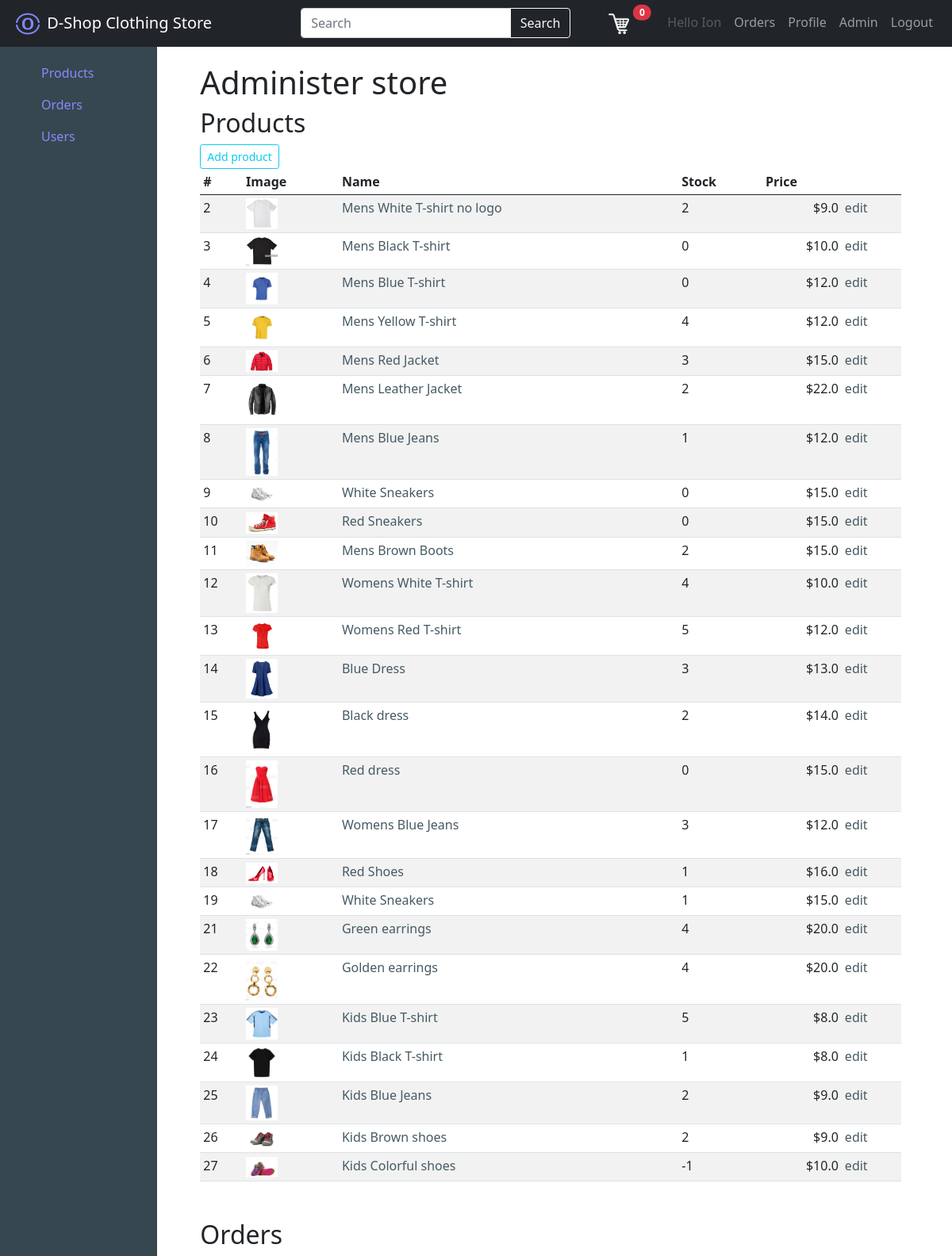
The page /admin (signed in, upper part) on the database its author committed.
### tables this page shows
CREATE TABLE "users" (
	"userId"	INTEGER,
	"password"	TEXT,
	"email"	TEXT,
	"fName"	TEXT,
	"lName"	TEXT,
	"addr1"	TEXT,
	"addr2"	TEXT,
	"zip"	TEXT,
	"city"	TEXT,
	"county"	TEXT,
	"country"	TEXT,
	"mobile"	TEXT,
	PRIMARY KEY("userId")
);

CREATE TABLE "prods" (
	"prodId"	INTEGER,
	"name"	TEXT,
	"price"	REAL,
	"descr"	TEXT,
	"img"	TEXT,
	"stock"	INTEGER,
	"categId"	INTEGER,
	PRIMARY KEY("prodId"),
	FOREIGN KEY("categId") REFERENCES "categs"("categId")
);

### main.py (the view)
@app.route("/admin", methods=["GET"])
def admin():
    prodId = request.args.get("prodId")
    loggedIn, fName, itemsNo, userId, isAdmin = getLoginDetails()
    if isAdmin:
        with sqlite3.connect('database.db') as cnn:
            crs = cnn.cursor()
            crs.execute('''SELECT
                            prodId as prodId, name, price, descr, img, stock
                        FROM prods''')
            products = crs.fetchall()
            crs.execute('''SELECT
                            orderId, dateTime, totalPrice, fName, lName
                        FROM orders
                        LEFT JOIN users ON
                            orders.userId = users.userId
                        order by dateTime desc ''')
            orders = crs.fetchall()
            crs.execute('''SELECT userId, email, fName, lName from users''')
            users = crs.fetchall()
            return render_template("admin.html", products=products, orders=orders, users=users, loggedIn=loggedIn, fName=fName, itemsNo=itemsNo, isAdmin=isAdmin)
    else:
        return render_template("errorMessage.html", title="Not allowed", message="You dont' have the right to access this page!",  loggedIn=loggedIn, fName=fName, itemsNo=itemsNo, isAdmin=isAdmin)

### main.py (called while the page is built)
def getLoginDetails():
    isAdmin = False
    with sqlite3.connect('database.db') as cnn:
        crs = cnn.cursor()
        if 'email' not in session:
            loggedIn = False
            fName = ''
            itemsNo = 0
            userId = 0
        else:
            loggedIn = True
            crs.execute('SELECT userId, fName FROM users WHERE email = ?', (session['email'], ))
            userId, fName = crs.fetchone()
            crs.execute('SELECT count(prodId) FROM cart WHERE userId = ?', (userId, ))
            itemsNo = crs.fetchone()[0]
            crs.execute('SELECT role from users_roles WHERE userId = ?', (userId, ))
            role = crs.fetchone()
            if role:
                isAdmin = (role[0] == 'admin')
    cnn.close()
    return (loggedIn, fName, itemsNo, userId, isAdmin)

### templates/admin.html (shortened to what this page needs)
{% extends "main.html" %}
{% block body %}
<h1>Administer store</h1>
	<h2 id="products">Products</h2>
	<a class="btn-sm btn btn-outline-info" href="/add">Add product</a>
	<table class="table table-striped table-sm compact" id="products-admin">
		<thead>
			<th>#</th>
			<th>Image</th>
			<th>Name</th>
			<th>Stock</th>
			<th>Price</th>
			<th>&nbsp;</th>
		</thead>
		<tbody>
	{% for p in products %}
		<tr>
			<td>{{p[0]}}</td>
			<td>
				<a href="/productDescription?prodId={{p[0]}}">
					<img class="productImage" src={{ url_for('static', filename='uploads/' + p[4]) }} id="itemImage" />
				</a>
			</td>
			<td>
				<a href="/productDescription?prodId={{p[0]}}">
					{{p[1]}}
				</a>
			</td>
			<td>
				{{p[5]}}
			</td>
			<td class="text-end">
				${{p[2]}}
			</td>
			<td>
				<a href="/edit?prodId={{p[0]}}">edit</a>
			</td>
		</tr>
	{% endfor %}
		</tbody>
	</table>
	<h2 id="orders" class="mt-5">Orders</h2>
</div>
{% endblock %}

### templates/menu.html
<nav class="navbar fixed-top  navbar-expand-lg navbar-dark bg-dark justify-content-between">
    <a class="navbar-brand mx-3" href="/">
        <img class="mx-1" id="logo" src={{ url_for('static', filename='images/logo.png' ) }} width="30" height="30"
            class="d-inline-block align-top" />
        D-Shop Clothing Store
    </a>
    <form class=" w-100 mx-5" action="/search" method="POST">
        <div class="flex-row  w-80  ml-auto mr-auto input-group mx-5">
            <input class="form-control mr-sm-2 flex-grow-1" type="search" placeholder="Search" aria-label="Search" value="{% if searchQuery is not none %}{{searchQuery}}{% endif %}" name="searchQuery">
            <button class="btn btn-outline-light my-2 my-sm-0" type="submit">Search</button>
        </div>
    </form>
    <ul class="navbar-nav mr-auto mx-3">
        <li class="nav-item mx-4 text-nowrap" style="width: 50px">
            <a class="nav-link text-nowrap  position-relative" href="/cart">
                <img width="26px" src={{url_for('static', filename='images/shoppingCart.png' )}}  />
                 <span class="position-absolute top-5 start-100 translate-middle badge rounded-pill bg-danger">{{itemsNo}}</span>
            </a>
        </li>
        {% if not loggedIn %}
            <li class="nav-item text-nowrap">
                <a class="nav-link" href="/loginForm">Sign In</a>
            </li>
        {% else %}
            <li class="nav-item text-white text-nowrap">
               <a class="nav-link disabled" > Hello {{fName}}</a>
            </li>
            <li class="nav-item text-nowrap">
                <a class="nav-link" href="/account/orders">Orders</a>
            </li>
            <li class="nav-item text-nowrap">
                <a class="nav-link" href="/account/profile/edit">Profile</a>
            </li>
            {% if isAdmin %}
            <li class="nav-item text-nowrap">
                <a class="nav-link" href="/admin">Admin</a>
            </li>
            {% endif %}
            <li class="nav-item text-nowrap">
                <a class="nav-link" href="/logout">Logout</a>
            </li>
        {% endif %}
    </ul>
</nav>

### static/css/darius.css (style rules this page uses)
.productImage { width: 100%; }
#products-admin .productImage { width: 40px; }
#order-history a, #order-history a:visited, #order-history a:link, #products-admin a, #products-admin a:visited, #products-admin a:link { text-decoration: none; color:#455A64; }

### rows shown on the page
users: fName "Ion"
prods: prodId "2", img (picture), name "Mens White T-shirt no logo", stock "2", price "9.0"
prods: prodId "3", img (picture), name "Mens Black T-shirt", stock "0", price "10.0"
prods: prodId "4", img (picture), name "Mens Blue T-shirt", stock "0", price "12.0"
prods: prodId "5", img (picture), name "Mens Yellow T-shirt", stock "4", price "12.0"
prods: prodId "6", img (picture), name "Mens Red Jacket", stock "3", price "15.0"
prods: prodId "7", img (picture), name "Mens Leather Jacket", stock "2", price "22.0"
prods: prodId "8", img (picture), name "Mens Blue Jeans", stock "1", price "12.0"
prods: prodId "9", img (picture), name "White Sneakers", stock "0", price "15.0"
prods: prodId "10", img (picture), name "Red Sneakers", stock "0", price "15.0"
prods: prodId "11", img (picture), name "Mens Brown Boots", stock "2", price "15.0"
prods: prodId "12", img (picture), name "Womens White T-shirt", stock "4", price "10.0"
prods: prodId "13", img (picture), name "Womens Red T-shirt", stock "5", price "12.0"
prods: prodId "14", img (picture), name "Blue Dress", stock "3", price "13.0"
prods: prodId "15", img (picture), name "Black dress", stock "2", price "14.0"
prods: prodId "16", img (picture), name "Red dress", stock "0", price "15.0"
prods: prodId "17", img (picture), name "Womens Blue Jeans", stock "3", price "12.0"
prods: prodId "18", img (picture), name "Red Shoes", stock "1", price "16.0"
prods: prodId "19", img (picture), name "White Sneakers", stock "1", price "15.0"
prods: prodId "21", img (picture), name "Green earrings", stock "4", price "20.0"
prods: prodId "22", img (picture), name "Golden earrings", stock "4", price "20.0"
prods: prodId "23", img (picture), name "Kids Blue T-shirt", stock "5", price "8.0"
prods: prodId "24", img (picture), name "Kids Black T-shirt", stock "1", price "8.0"
prods: prodId "25", img (picture), name "Kids Blue Jeans", stock "2", price "9.0"
prods: prodId "26", img (picture), name "Kids Brown shoes", stock "2", price "9.0"
prods: prodId "27", img (picture), name "Kids Colorful shoes", stock "-1", price "10.0"

### other values the page prints
{{ itemsNo }} "0"
